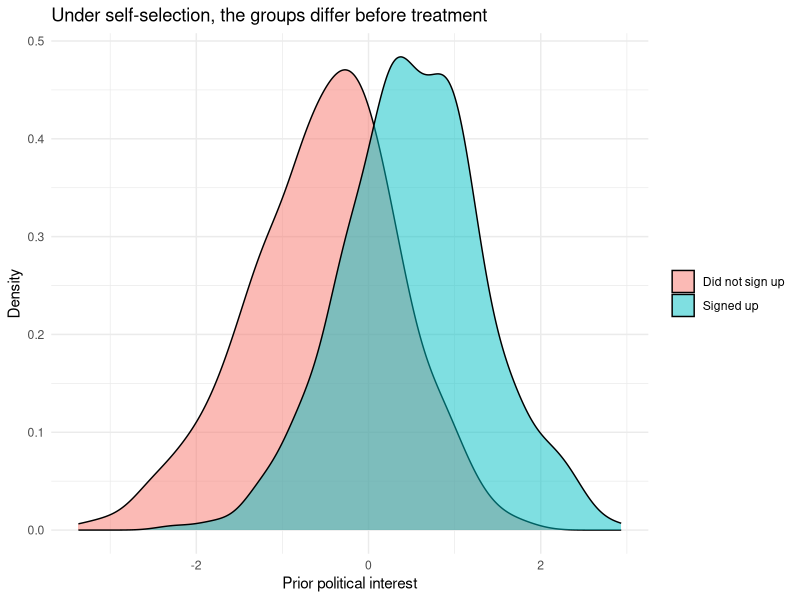
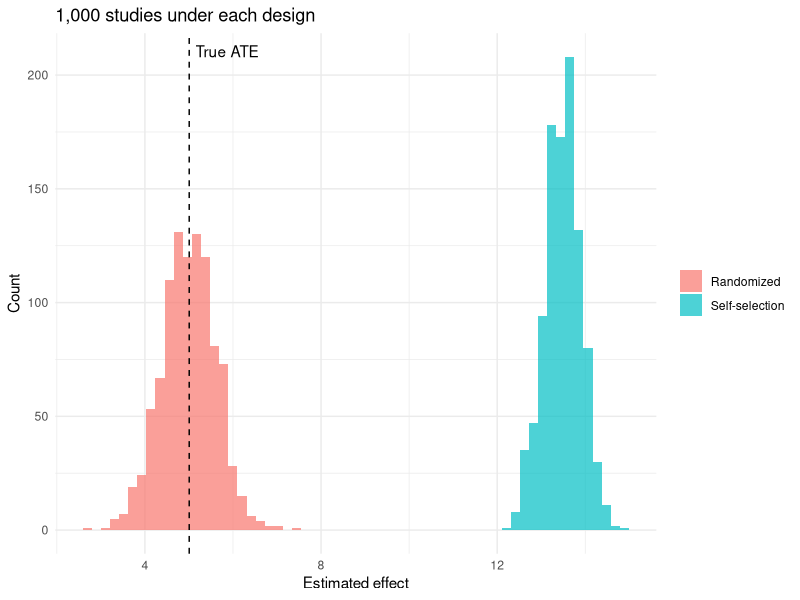
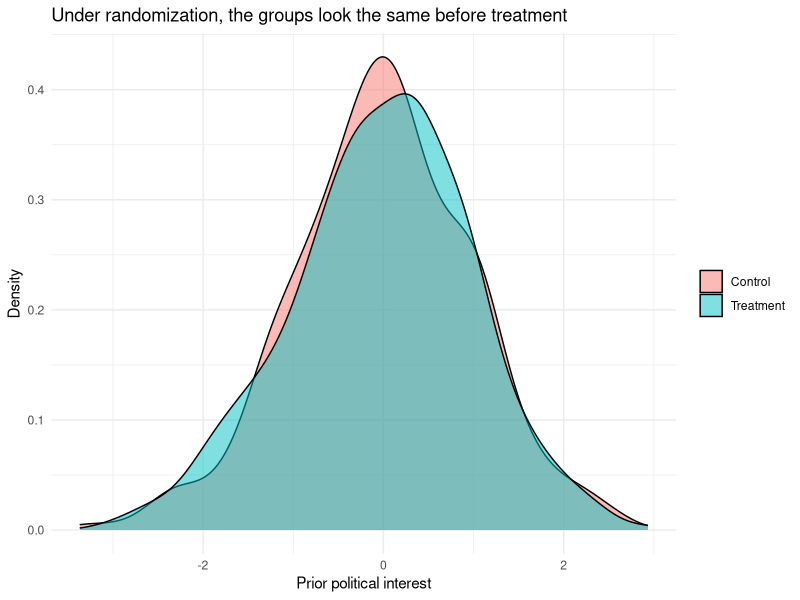

R code for these plots, in order:
## ---- chunk 1
#| message: false
# install packages if they are not already installed
packages_to_install <- c("tidyverse")

for (package_name in packages_to_install) {
  if (!(package_name %in% installed.packages())) {
    install.packages(package_name)
  }
}

library(tidyverse)

# set the seed so everyone gets the same random numbers
set.seed(580)
## ---- chunk 2
n <- 1000

population <- tibble(
  id       = 1:n,
  interest = rnorm(n, mean = 0, sd = 1),                  # prior political interest (standardised)
  y0       = 50 + 8 * interest + rnorm(n, mean = 0, sd = 5), # outcome WITHOUT the programme
  tau      = rnorm(n, mean = 5, sd = 2),                  # individual treatment effect
  y1       = y0 + tau                                     # outcome WITH the programme
)

head(population)
## ---- chunk 3
true_ate <- mean(population$y1 - population$y0)
true_ate
## ---- chunk 4
population <- population %>%
  mutate(
    p_signup  = plogis(1.5 * interest),         # probability of signing up rises with interest
    d_self    = rbinom(n, size = 1, prob = p_signup),
    y_obs     = ifelse(d_self == 1, y1, y0)     # the outcome we actually observe
  )

# What a researcher would actually see: the other potential outcome is missing
population %>%
  mutate(y1_seen = ifelse(d_self == 1, y1, NA),
         y0_seen = ifelse(d_self == 0, y0, NA)) %>%
  select(id, interest, d_self, y0_seen, y1_seen) %>%
  head(10)
## ---- chunk 5
naive <- mean(population$y_obs[population$d_self == 1]) -
         mean(population$y_obs[population$d_self == 0])

c(naive_estimate = naive, true_ate = true_ate)
## ---- chunk 6
treated <- population %>% filter(d_self == 1)
control <- population %>% filter(d_self == 0)

att            <- mean(treated$y1 - treated$y0)
selection_bias <- mean(treated$y0) - mean(control$y0)

c(naive = naive, att = att, selection_bias = selection_bias, att_plus_bias = att + selection_bias)
## ---- chunk 7
population %>%
  mutate(group = ifelse(d_self == 1, "Signed up", "Did not sign up")) %>%
  ggplot(aes(x = interest, fill = group)) +
  geom_density(alpha = 0.5) +
  labs(title = "Under self-selection, the groups differ before treatment",
       x = "Prior political interest", y = "Density", fill = NULL) +
  theme_minimal()
## ---- chunk 8
population <- population %>%
  mutate(
    d_rand     = sample(rep(c(0, 1), length.out = n)),  # assign exactly half to treatment
    y_obs_rand = ifelse(d_rand == 1, y1, y0)
  )

experiment <- mean(population$y_obs_rand[population$d_rand == 1]) -
              mean(population$y_obs_rand[population$d_rand == 0])

c(experimental_estimate = experiment, true_ate = true_ate)
## ---- chunk 9
run_once <- function(pop) {
  # randomized experiment
  d_rand <- sample(rep(c(0, 1), length.out = nrow(pop)))
  y_rand <- ifelse(d_rand == 1, pop$y1, pop$y0)

  # observational study with self-selection
  d_self <- rbinom(nrow(pop), 1, plogis(1.5 * pop$interest))
  y_self <- ifelse(d_self == 1, pop$y1, pop$y0)

  tibble(
    Randomized       = mean(y_rand[d_rand == 1]) - mean(y_rand[d_rand == 0]),
    `Self-selection` = mean(y_self[d_self == 1]) - mean(y_self[d_self == 0])
  )
}

sims <- map_dfr(1:1000, ~ run_once(population))

sims %>% summarise(across(everything(), mean))
## ---- chunk 10
sims %>%
  pivot_longer(everything(), names_to = "design", values_to = "estimate") %>%
  ggplot(aes(x = estimate, fill = design)) +
  geom_histogram(bins = 60, alpha = 0.7, position = "identity") +
  geom_vline(xintercept = true_ate, linetype = "dashed") +
  annotate("text", x = true_ate, y = Inf, label = "True ATE", vjust = 2, hjust = -0.1) +
  labs(title = "1,000 studies under each design",
       x = "Estimated effect", y = "Count", fill = NULL) +
  theme_minimal()
## ---- chunk 11
population %>%
  group_by(d_rand) %>%
  summarise(mean_interest = mean(interest), n = n())
## ---- chunk 12
population %>%
  mutate(group = ifelse(d_rand == 1, "Treatment", "Control")) %>%
  ggplot(aes(x = interest, fill = group)) +
  geom_density(alpha = 0.5) +
  labs(title = "Under randomization, the groups look the same before treatment",
       x = "Prior political interest", y = "Density", fill = NULL) +
  theme_minimal()
## ---- chunk 13
model_simple <- lm(y_obs_rand ~ d_rand, data = population)
summary(model_simple)$coefficients
## ---- chunk 14
model_cov <- lm(y_obs_rand ~ d_rand + interest, data = population)

tibble(
  model    = c("Difference in means", "With covariate"),
  estimate = c(coef(model_simple)["d_rand"], coef(model_cov)["d_rand"]),
  std_error = c(summary(model_simple)$coefficients["d_rand", "Std. Error"],
                summary(model_cov)$coefficients["d_rand", "Std. Error"])
)
## ---- chunk 15
population <- population %>%
  mutate(
    z        = sample(rep(c(0, 1), length.out = n)),        # random invitation
    complier = rbinom(n, 1, plogis(0.5 + 1.5 * interest)),  # would attend if invited
    d_nc     = z * complier,                                # actually attended
    y_nc     = ifelse(d_nc == 1, y1, y0)
  )

# share of invitees who attended
mean(population$d_nc[population$z == 1])
## ---- chunk 16
as_treated <- mean(population$y_nc[population$d_nc == 1]) - mean(population$y_nc[population$d_nc == 0])
itt        <- mean(population$y_nc[population$z == 1])    - mean(population$y_nc[population$z == 0])
first_stage <- mean(population$d_nc[population$z == 1])  - mean(population$d_nc[population$z == 0])
cace       <- itt / first_stage

true_cace  <- with(population, mean(tau[complier == 1]))

tibble(
  estimate = c("As-treated", "ITT", "CACE (ITT / compliance)", "True effect among compliers"),
  value    = c(as_treated, itt, cace, true_cace)
)
